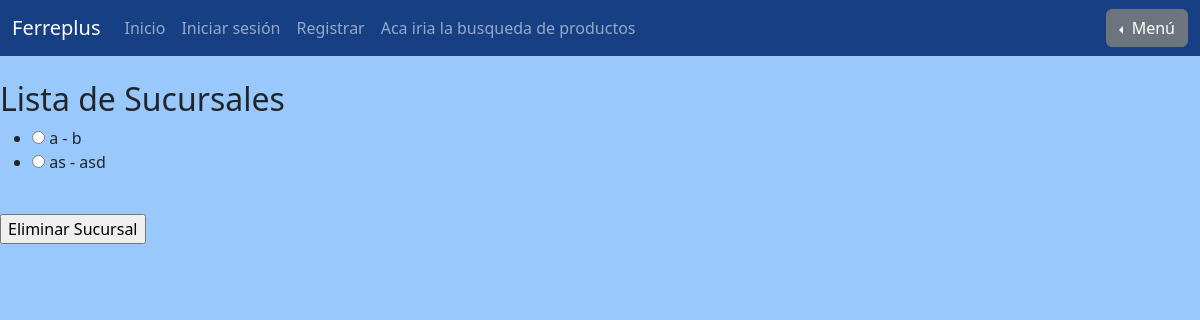
/gestion_de_sucursales/eliminar_sucursal/, run on the app's committed database.
### gestion_de_sucursales/models.py (models this page shows, shortened)
class Sucursal(models.Model):
    nombre = models.CharField(max_length=200, primary_key=True)
    ciudad = models.CharField(max_length=200, null=False)

### gestion_de_sucursales/views.py (the view)
# urls.py: path("eliminar_sucursal/", eliminar_sucursal_view, name='eliminar_sucursal'),
def eliminar_sucursal_view (request):
    sucursales = Sucursal.objects.all()
    return render (request,"gestion_de_sucursales/eliminar_sucursal.html",{'sucursales': sucursales})

### gestion_de_sucursales/templates/gestion_de_sucursales/eliminar_sucursal.html (shortened to what this page needs)
{% extends "homepage/base.html" %}
{% block content %}
<h2>Lista de Sucursales</h2>
<form action="delete_sucursal/" method="POST">
    <ul>
        {% for sucursal in sucursales %}
        <li>
            <input type="radio" id="sucursal_{{ forloop.counter }}" name="sucursal" value="{{ sucursal.nombre }}">
            <label for="sucursal_{{ forloop.counter }}">{{ sucursal.nombre }} - {{ sucursal.ciudad }}</label>
        </li>
        {% endfor %}
    </ul>
    <br>
    <input type="submit" value="Eliminar Sucursal">
</form>
{% endblock %}

### homepage/templates/homepage/base.html (style rules this page uses)
body { background-color: #98C8FC; }

### data on the page
Sucursal: nombre "a", ciudad "b"
Sucursal: nombre "as", ciudad "asd"
